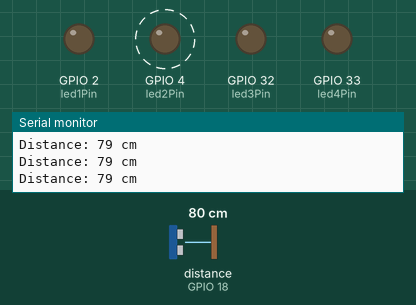
This program was run on a simulated ESP32. Parts: output pins drawn as LEDs (lit = HIGH), the last lines printed to the serial monitor. Wiring (inferred from the names in the program): ultrasonic range finder: trigger GPIO 5; echo GPIO 18. Dashed ring = blinking. The inputs (shaded band) are chosen by the test bench; at power-on: distance to the obstacle (sensor on GPIO 18) 80 cm. The echo pulse lasts 58.3 µs per cm; pins used as bus, display or sensor lines are not drawn.

Above: at 1.2 s.
1.3 s: distance to the obstacle (sensor on GPIO 18) set to 97 cm
4.3 s: distance to the obstacle (sensor on GPIO 18) set to 106 cm
At 4.56 s:
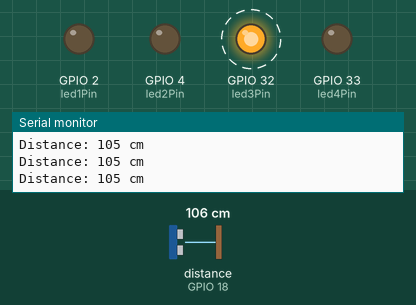
7.3 s: distance to the obstacle (sensor on GPIO 18) set to 148 cm
10.3 s: distance to the obstacle (sensor on GPIO 18) set to 157 cm
At 10.7 s:
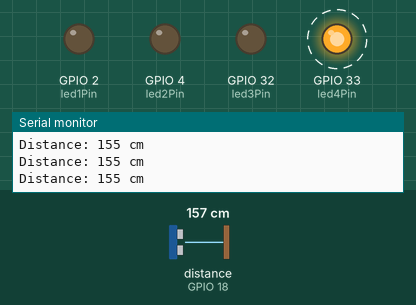
13.3 s: distance to the obstacle (sensor on GPIO 18) set to 199 cm
16.3 s: distance to the obstacle (sensor on GPIO 18) set to 207 cm
At 17.6 s:
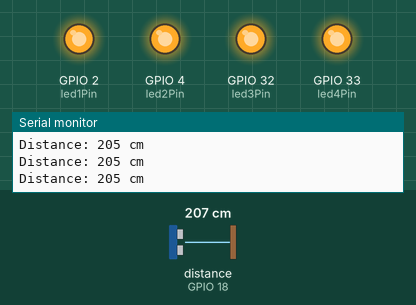
Timing chart, 0 to 18.8 s (numbered marks = the images above; inputs shaded):
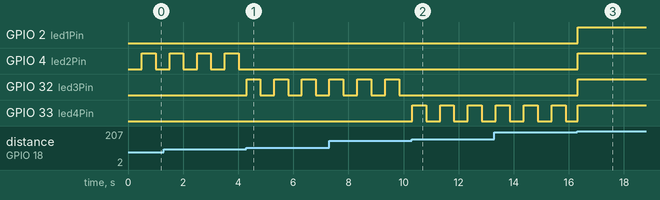

The program:

main.cpp
```cpp
#include <Arduino.h>
#include "UltrasonicSensor.h"
#include "Led.h"

// Pines para el sensor ultrasónico
const int trigPin = 5;
const int echoPin = 18;

// Pines para los LEDs
const int led1Pin = 2;
const int led2Pin = 4;
const int led3Pin = 32;
const int led4Pin = 33;

UltrasonicSensor sensor(trigPin, echoPin);
Led led1(led1Pin, 500);
Led led2(led2Pin, 500);
Led led3(led3Pin, 500);
Led led4(led4Pin, 500);

void setup() {
    Serial.begin(115200);
}

void loop() {
    long distance = sensor.measureDistance();

    Serial.print("Distance: ");
    Serial.print(distance);
    Serial.println(" cm");

    led1.update(distance);
    led2.update(distance);
    led3.update(distance);
    led4.update(distance);
}
```

Led.h
```cpp
#ifndef LED_H
#define LED_H

class Led {
private:
    int pin;
    bool isOn;
    unsigned long previousMillis;
    unsigned long interval;

public:
    Led(int pin, unsigned long interval);
    void update(long distance);
    void turnOn();
    void turnOff();
};

#endif
```

UltrasonicSensor.h
```cpp
#ifndef ULTRASONICSENSOR_H
#define ULTRASONICSENSOR_H

class UltrasonicSensor {
private:
    int trigPin;
    int echoPin;

public:
    UltrasonicSensor(int trigPin, int echoPin);
    long measureDistance();
};

#endif
```

led.cpp
```cpp
#include "Led.h"
#include <Arduino.h>

Led::Led(int pin, unsigned long interval) {
    this->pin = pin;
    this->interval = interval;
    pinMode(pin, OUTPUT);
    isOn = false;
    previousMillis = 0;
}

void Led::update(long distance) {
    unsigned long currentMillis = millis();
    bool shouldBlink = false;

    // Determinar si el LED debe parpadear o encenderse constantemente
    if (distance > 200) {
        turnOn();
    } else if ((pin == 2 && distance <= 50) ||
               (pin == 4 && distance > 50 && distance <= 100) ||
               (pin == 32 && distance > 100 && distance <= 150) ||
               (pin == 33 && distance > 150 && distance <= 200)) {
        shouldBlink = true;
    } else {
        turnOff();
    }

    // Parpadeo del LED si corresponde
    if (shouldBlink) {
        if (currentMillis - previousMillis >= interval) {
            previousMillis = currentMillis;
            isOn = !isOn;
            digitalWrite(pin, isOn ? HIGH : LOW);
        }
    }
}

void Led::turnOn() {
    digitalWrite(pin, HIGH);
}

void Led::turnOff() {
    digitalWrite(pin, LOW);
    isOn = false;
}
```

ultrasonicSensor.cpp
```cpp
#include "UltrasonicSensor.h"
#include <Arduino.h>

UltrasonicSensor::UltrasonicSensor(int trigPin, int echoPin) {
    this->trigPin = trigPin;
    this->echoPin = echoPin;
    pinMode(trigPin, OUTPUT);
    pinMode(echoPin, INPUT);
}

long UltrasonicSensor::measureDistance() {
    digitalWrite(trigPin, LOW);
    delayMicroseconds(2);
    digitalWrite(trigPin, HIGH);
    delayMicroseconds(10);
    digitalWrite(trigPin, LOW);

    long duration = pulseIn(echoPin, HIGH);
    long distance = duration * 0.034 / 2;

    return distance;
}
```

Measured:
- the behaviour switches between 101 and 102 cm on distance to the obstacle (sensor on GPIO 18) (found by bisection; images 0 and 1)
- the behaviour switches between 152 and 153 cm on distance to the obstacle (sensor on GPIO 18) (found by bisection; images 1 and 2)
- the behaviour switches between 202 and 203 cm on distance to the obstacle (sensor on GPIO 18) (found by bisection; images 2 and 3)
- after the input at 4.3 s, GPIO 4 (led2Pin): stops changing and stays LOW; GPIO 32 (led3Pin): alternates HIGH for 0.50 s and LOW for 0.50 s, starting at once
- after the input at 10.3 s, GPIO 32 (led3Pin): stops changing and stays LOW; GPIO 33 (led4Pin): alternates HIGH for 0.51 s and LOW for 0.51 s, starting at once
- after the input at 16.3 s, GPIO 2 (led1Pin), GPIO 4 (led2Pin), GPIO 32 (led3Pin): LOW → HIGH at once
- by itself, GPIO 4 (led2Pin): alternates HIGH for 0.50 s and LOW for 0.50 s
